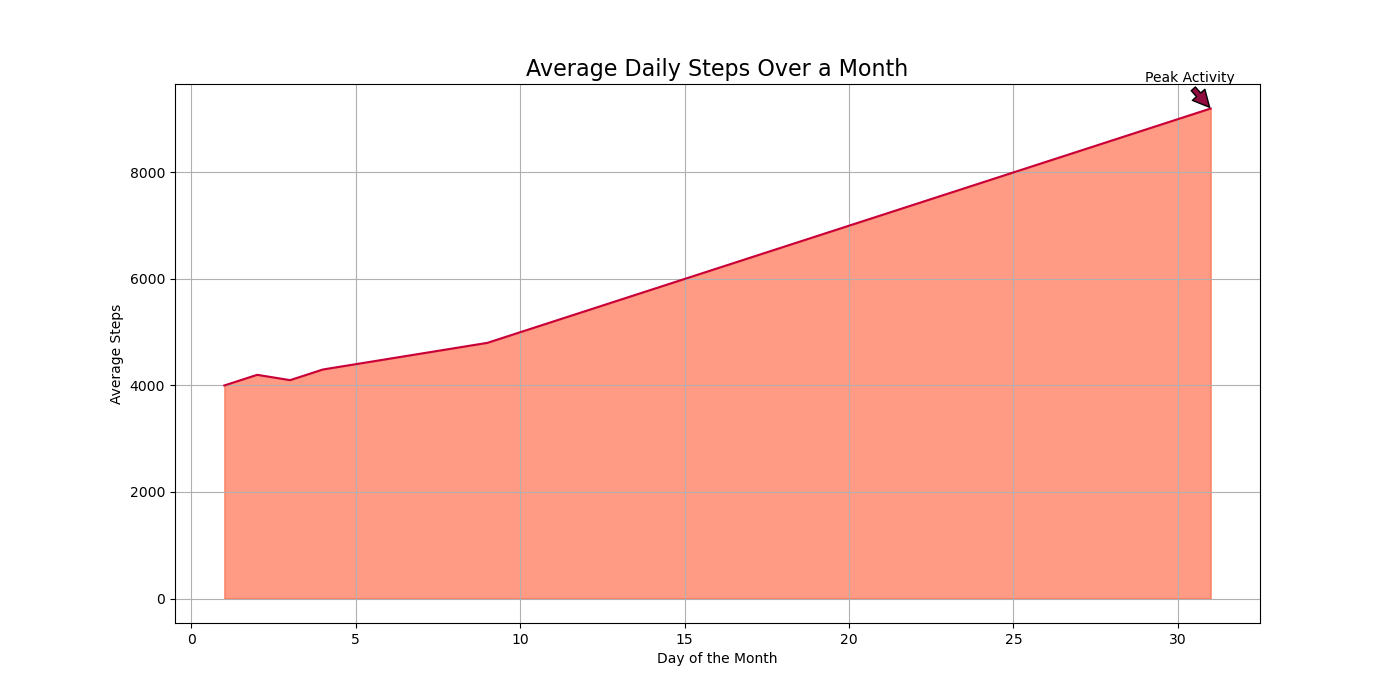

Write Python code to recreate this figure.
import matplotlib.pyplot as plt
import pandas as pd
from io import StringIO

data = StringIO("""
Day,Average Steps
1,4000
2,4200
3,4100
4,4300
5,4400
6,4500
7,4600
8,4700
9,4800
10,5000
11,5200
12,5400
13,5600
14,5800
15,6000
16,6200
17,6400
18,6600
19,6800
20,7000
21,7200
22,7400
23,7600
24,7800
25,8000
26,8200
27,8400
28,8600
29,8800
30,9000
31,9200
""")

df = pd.read_csv(data)

plt.figure(figsize=(14, 7))
plt.fill_between(df['Day'], df['Average Steps'], color="#FF5733", alpha=0.6)
plt.plot(df['Day'], df['Average Steps'], color="#C70039")

plt.title('Average Daily Steps Over a Month', fontsize=16)
plt.xlabel('Day of the Month')
plt.ylabel('Average Steps')

max_steps_day = df['Average Steps'].idxmax()
plt.annotate('Peak Activity', xy=(df.iloc[max_steps_day, 0], df.iloc[max_steps_day, 1]), 
             xytext=(df.iloc[max_steps_day, 0]-2, df.iloc[max_steps_day, 1]+500),
             arrowprops=dict(facecolor='#900C3F', shrink=0.05))

plt.grid(True)

plt.show()
